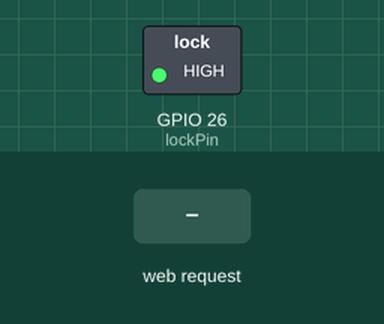
This sketch was run on a simulated ESP32. Shown: switched loads named in the sketch (green lamp = pin HIGH). Inputs (shaded band) come from the test bench. WiFi joins after 1.5 s; servers stay silent unless stated; what the sketch prints to the serial monitor is not drawn.

Above: at 2.7 s.
2.8 s: HTTP request GET /unlock received
At 3.8 s:
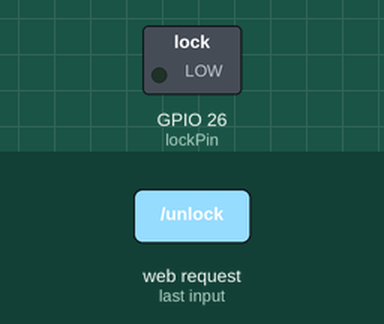
4.3 s: HTTP request GET /lock received
At 4.9 s:
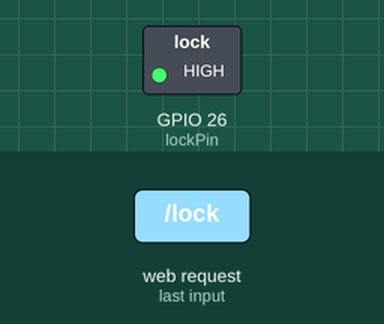
Timing chart, 0 to 7.3 s (numbered marks = the images above; inputs shaded):
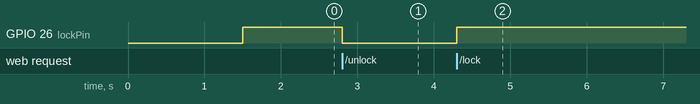

The sketch:

light_from_the_app.ino
```cpp
#include <WiFi.h>
#include <WebServer.h>


const int lockPin = 26; // GPIO pin connected to the LED
bool isLocked = true;

// WiFi credentials
const char* ssid = "Ferass";
const char* password = "fygu6354";


WebServer server(80);

void setup() {
  Serial.begin(115200); // Initialize Serial Monitor for debugging
  pinMode(lockPin, OUTPUT); // Set the pin as an output


  //connect to wifi
  WiFi.begin(ssid, password);
  Serial.print("Connecting to Wi-Fi");
  while (WiFi.status() != WL_CONNECTED) {
    delay(500);
    Serial.print(".");
  }
  Serial.print("\nConnected to Wi-Fi , IP is : ");
  Serial.println(WiFi.localIP());

  // Define server routes
  server.on("/lock", lockHandler);   // Lock route
  server.on("/unlock", unlockHandler); // Unlock route
  server.on("/status", statusHandler); // Status route

  // Start the server
  server.begin();
  Serial.println("Server started");


  // Start with the door locked
  lockDoor();
}

void loop() {
  server.handleClient(); // Handle incoming HTTP requests
}

void lockDoor() {
  digitalWrite(lockPin, HIGH); // Turn LED on
  isLocked = true;
  Serial.println("Door is LOCKED");
}

void unlockDoor() {
  digitalWrite(lockPin, LOW); // Turn LED off
  isLocked = false;
  Serial.println("Door is UNLOCKED");
}

void toggleLock() {
  if (isLocked) {
    unlockDoor();
  } else {
    lockDoor();
  }
}


// HTTP Handlers
void lockHandler() {
  lockDoor();
  server.send(200, "text/plain", "Door is LOCKED");
}

void unlockHandler() {
  unlockDoor();
  server.send(200, "text/plain", "Door is UNLOCKED");
}

void statusHandler() {
  String status = isLocked ? "LOCKED" : "UNLOCKED";
  server.send(200, "text/plain", "Door is " + status);
}
```

Measured:
- after the input at 2.8 s, GPIO 26 (lockPin): HIGH → LOW at once
- after the input at 4.3 s, GPIO 26 (lockPin): LOW → HIGH at once
